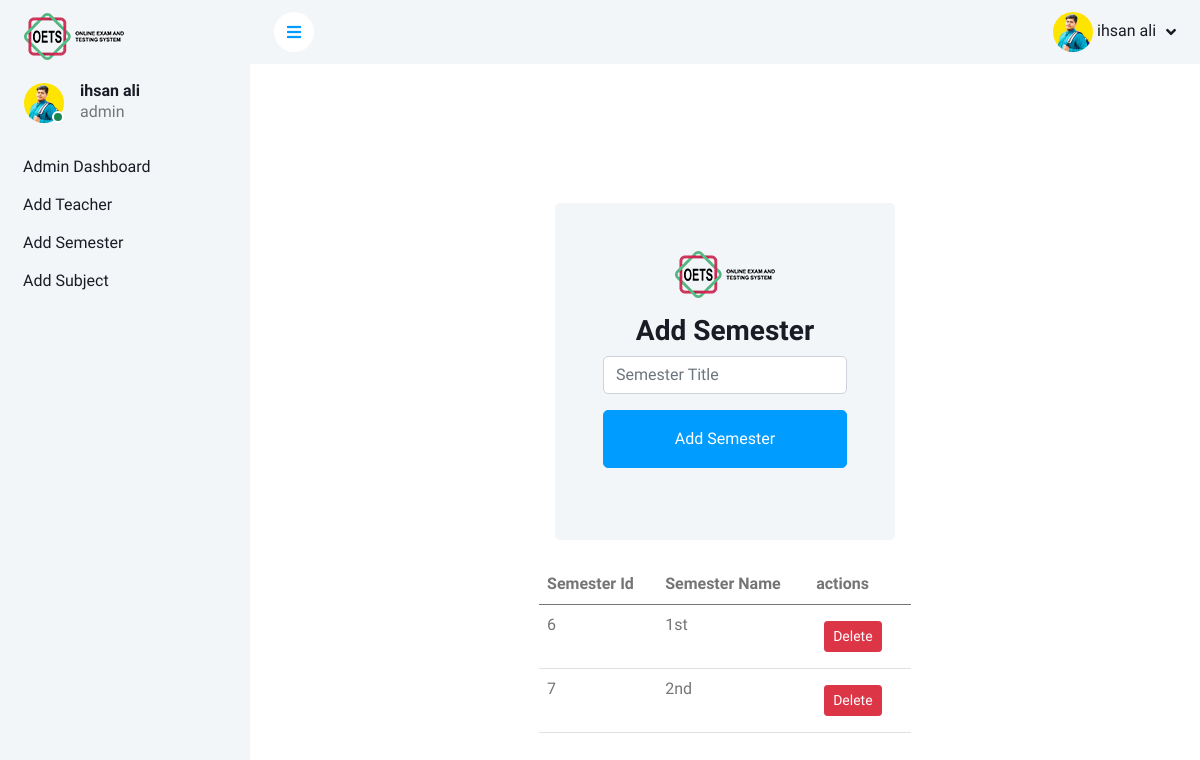
The page /Admin/add-semester.php (signed in) on the database its author committed.
### tables this page shows
CREATE TABLE `users` (
  `user_id` int(11) NOT NULL,
  `name` varchar(255) DEFAULT NULL,
  `email` varchar(255) NOT NULL,
  `username` varchar(50) NOT NULL,
  `password` varchar(255) NOT NULL,
  `is_cheated` enum('yes','no') NOT NULL DEFAULT 'no',
  `is_completed` enum('completed','not_completed') DEFAULT 'not_completed',
  `role_id` int(11) DEFAULT 1,
  `user_photo` blob DEFAULT NULL,
  `exam_id` int(11) NOT NULL,
  `status` enum('active','inactive') NOT NULL DEFAULT 'inactive'
);

CREATE TABLE `roles` (
  `role_id` int(11) NOT NULL,
  `role_name` varchar(50) NOT NULL
);

CREATE TABLE `semesters` (
  `semester_id` int(11) NOT NULL,
  `semester_name` varchar(50) NOT NULL
);

### Admin/add-semester.php (the view, shortened to what this page needs)
<?php
include "../db/dbConnection.php";
if($_SESSION['role_id']==1){
    header("location:../Student/student.php");
}elseif($_SESSION['role_id']==3){
    header("location:../Teacher/teacher.php");
}elseif($_SESSION['role_id']==4){
?>
    <!DOCTYPE html>
    <html lang="en">
    <head>
        <link href="https://cdnjs.cloudflare.com/ajax/libs/font-awesome/5.10.0/css/all.min.css" rel="stylesheet">
        <link href="https://cdn.jsdelivr.net/npm/bootstrap-icons@1.4.1/font/bootstrap-icons.css" rel="stylesheet">
        <link href="../lib/owlcarousel/assets/owl.carousel.min.css" rel="stylesheet">
        <link href="../lib/tempusdominus/css/tempusdominus-bootstrap-4.min.css" rel="stylesheet" />
        <link href="../css/bootstrap.min.css" rel="stylesheet">
        <link href="../css/style.css" rel="stylesheet">
    </head>
    <body>
        <div class="container-xxl position-relative bg-white d-flex p-0">
            <?php
            include "../includes/sidebar.php";
            ?>
            <div class="content">
                <?php
                include "../includes/navbar.php";
                ?>
                <div class="container-fluid">
                    <div class="row h-100 align-items-center justify-content-center" style="min-height: 100vh;">
                        <div class="col-12 col-sm-10 col-md-8 col-lg-6 col-xl-5">
                            <div class="bg-light rounded p-4 p-sm-5 my-4 mx-3">
                                <div class="d-flex align-items-center justify-content-center mb-3">
                                    <a href="index.html" class="">
                                        <img src="../img/logo.png" class="w-100" alt="logo">
                                    </a>
                                </div>
                                <h3 class="text-center">Add Semester</h3>
                                <form method="post" action="<?php echo htmlspecialchars($_SERVER["PHP_SELF"]); ?>">
                                    <div class="row mb-3">
                                        <div class="col-sm-12">
                                            <input type="text" name="semester" class="form-control" required id="inputEmail3" placeholder="Semester Title">
                                        </div>
                                    </div>
                                    <button type="submit" name="submit" class="btn btn-primary py-3 w-100 mb-4">Add Semester</button>
                            </div>
                            <table class="table">
                                <thead>
                                    <tr>
                                        <th scope="col">Semester Id</th>
                                        <th scope="col">Semester Name</th>
                                        <th scope="col">actions</th>
                                    </tr>
                                </thead>
                                <tbody>
                                    <?php
                                    $sql = "SELECT * FROM semesters";
                                    $check = mysqli_query($conn, $sql);
                                    while ($row = mysqli_fetch_array($check)) {
                                    ?>
                                        <tr>
                                            <td><?php echo $row['semester_id']?></td>
                                            <td><?php echo $row['semester_name']?></td>
                                            <td>
                                                 <button class="btn btn-danger btn-sm m-2" onclick="confirmDelete(<?php echo $row['semester_id']; ?>)">Delete</button>
                                            </td>
                                        </tr>
                                    <?php
                                    }
                                    ?>
                                </tbody>
                            </table>
                        </div>
                    </div>
                </div>
            </div>
        </div>
    </body>
    </html>
    <?php
}else{
    header("location:../index.php");
}
?>

### includes/sidebar.php (shortened to what this page needs)
<?php
if (isset($_SESSION['user_id']) && isset($_SESSION['role_id'])) {
    $user_id = $_SESSION['user_id'];
    $sql = "SELECT name, user_photo, role_name FROM users JOIN roles ON users.role_id = roles.role_id WHERE user_id = '$user_id'";
    $result = $conn->query($sql);
    if ($result->num_rows == 1) {
        $row = $result->fetch_assoc();
        $user_name = $row['name'];
        $user_photo = $row['user_photo'];
        $user_role = $row['role_name'];
    }
} else {
    header("Location: index.php");
    exit();
}
?>
<div class="sidebar pe-4 pb-3">
    <nav class="navbar bg-light navbar-light">
        <a href="admin_dashboard.php" class="navbar-brand mx-4 mb-3">
            <img src="../img/logo.png" class="w-100" alt="logo">
        </a>
        <div class="d-flex align-items-center ms-4 mb-4">
            <div class="position-relative">
                <?php if (!empty($user_photo)) { ?>
                    <img class="rounded-circle" src=".<?php echo $user_photo; ?>" alt="User Photo" style="width: 40px; height: 40px;">
                <?php }  ?>
                <div class="bg-success rounded-circle border border-2 border-white position-absolute end-0 bottom-0 p-1"></div>
            </div>
            <div class="ms-3">
                <h6 class="mb-0"><?php echo $user_name; ?></h6>
                <span><?php echo $user_role; ?></span>
            </div>
        </div>
        <div class="navbar-nav w-100">
            <?php
            if ($_SESSION['role_id'] == 4) {
            ?>
                <a href="../Admin/admin.php" class="nav-item nav-link">Admin Dashboard</a>
                <a href="../Admin/add_teacher.php" class="nav-item nav-link">Add Teacher</a>
                <a href="../Admin/add-semester.php" class="nav-item nav-link">Add Semester</a>
                <a href="../Admin/add_subjects.php" class="nav-item nav-link">Add Subject</a>
            <?php
            } else if ($_SESSION['role_id'] == 3) {
            ?>
                <a href="../Teacher/add_exam.php" class="nav-item nav-link">Add Exam</a>
                <a href="../Teacher/add_question.php" class="nav-item nav-link">Add Question</a>
                <a href="../Teacher/add_answer.php" class="nav-item nav-link">Add Answers</a>
                <a href="../Teacher/start_exam.php" class="nav-item nav-link">Start Exam</a>
            <?php
            } else if ($_SESSION['role_id'] == 1) {
            ?>
                <?php
                $getExamCheck = "SELECT exams.*,
                TIMESTAMPDIFF(DAY, CURDATE(), exams.start_datetime) AS days_until_start
            FROM exams
            INNER JOIN (
                SELECT exam_id
                FROM true_false_question
                WHERE is_completed = 'not_completed'
                UNION
                SELECT exam_id
                FROM multiple_choice_questions
                WHERE is_completed = 'not_completed'
                UNION
                SELECT exam_id
                FROM questions
                WHERE is_completed = 'not_completed'
                UNION
                SELECT exam_id
                FROM fill_in_the_blanks
                WHERE is_completed = 'not_completed'
            ) AS incomplete_exams
            ON exams.exam_id = incomplete_exams.exam_id
            WHERE exams.exam_status = 'active'
                AND DATE(exams.start_datetime) = CURDATE();
";
                $isCheated  = "SELECT * FROM users WHERE users.is_cheated = 'no' AND users.is_completed = 'not_completed' AND users.role_id = 1";
                $setuser = mysqli_query($conn, $isCheated);
                $set = mysqli_query($conn, $getExamCheck);
                $row = mysqli_fetch_array($set);
                if (mysqli_num_rows($set) && mysqli_num_rows($setuser) > 0) {
                ?>
                    <a href="../Student/give_exam.php" class="nav-item nav-link">Give Exam</a>
                <?php
                } else {
                ?>
                    <a href="" class="nav-item nav-link disabled">Exam Will Be Soon</a>
                <?php
                }
                ?>
                <?php
                $getUser_id = $_SESSION['user_id'];
                $sql ="
                SELECT users.*
                FROM users
                WHERE users.user_id = 4
                AND (
                    (SELECT COUNT(*) FROM true_false_question WHERE true_false_question.is_completed = 'completed' AND user_id = 4) > 0
                    AND
                    (SELECT COUNT(*) FROM multiple_choice_questions WHERE multiple_choice_questions.is_completed = 'completed' AND user_id = 4) > 0
                    AND
                    (SELECT COUNT(*) FROM fill_in_the_blanks WHERE fill_in_the_blanks.is_completed = 'completed' AND user_id = 4) > 0
                    AND
                    (SELECT COUNT(*) FROM questions WHERE questions.is_completed = 'completed' AND user_id = 4 AND questions.is_right = 'right') > 0
                );
                ";
                $settt = mysqli_query($conn, $sql);
                if (mysqli_num_rows($settt) > 0) {
                ?>
                    <a href="../Student/result.php" class="nav-item nav-link">Get Result</a>
                <?php
                } else {
                ?>
                    <a href="" class="nav-item nav-link disabled">Complete Exams To Get Result</a>
            <?php
                }
            }
            ?>
        </div>
    </nav>
</div>

### includes/navbar.php (shortened to what this page needs)
<?php
if(isset($_SESSION['user_id']) && isset($_SESSION['role_id'])) {
    include_once "head.php";
    $user_id = $_SESSION['user_id'];
    $sql = "SELECT name, user_photo, role_name FROM users JOIN roles ON users.role_id = roles.role_id WHERE user_id = '$user_id'";
    $result = $conn->query($sql);
    if ($result->num_rows == 1) {
        $row = $result->fetch_assoc();
        $user_name = $row['name'];
        $user_photo = $row['user_photo'];
    }
} else {
    header("Location: index.php");
    exit();
}
?>
<nav class="navbar navbar-expand bg-light navbar-light sticky-top px-4 py-0">
                <a href="#" class="sidebar-toggler flex-shrink-0">
                    <i class="fa fa-bars"></i>
                </a>
                <div class="navbar-nav align-items-center ms-auto">
                    <div class="nav-item dropdown">
                        <a href="#" class="nav-link dropdown-toggle" data-bs-toggle="dropdown">
                        <?php if (!empty($user_photo)) { ?>
                    <img class="rounded-circle" src=".<?php echo $user_photo; ?>" alt="User Photo" style="width: 40px; height: 40px;">
                <?php } ?>
                            <span class="d-none d-lg-inline-flex"><?php echo $user_name; ?></span>
                        </a>
                    </div>
                </div>
            </nav>

### css/style.css (style rules this page uses)
:root { --primary: #009CFF; --light: #F3F6F9; --dark: #191C24; }
.btn { transition: .5s; }
.btn.btn-primary { color: #FFFFFF; }
.sidebar { position: fixed; top: 0; left: 0; bottom: 0; width: 250px; height: 100vh; overflow-y: auto; background: var(--light); transition: 0.5s; z-index: 999; }
.content { margin-left: 250px; min-height: 100vh; background: #FFFFFF; transition: 0.5s; }
@media (min-width: 992px) { .sidebar { margin-left: 0; } }
@media (min-width: 992px) { .content { width: calc(100% - 250px); } }
.sidebar .navbar .navbar-nav .nav-link { padding: 7px 20px; color: var(--dark); font-weight: 500; border-left: 3px solid var(--light); border-radius: 0 30px 30px 0; outline: none; }
.content .navbar .navbar-nav .nav-link { margin-left: 25px; padding: 12px 0; color: var(--dark); outline: none; }
.content .navbar .sidebar-toggler, .content .navbar .navbar-nav .nav-link i { width: 40px; height: 40px; display: inline-flex; align-items: center; justify-content: center; background: #FFFFFF; border-radius: 40px; }
.content .navbar .dropdown-toggle::after { margin-left: 6px; vertical-align: middle; border: none; content: "\f107"; font-family: "Font Awesome 5 Free"; font-weight: 900; transition: .5s; }

### rows shown on the page
users: user_photo (picture), name "ihsan ali", role.role_name "admin"
semesters: semester_id "6", semester_name "1st"
semesters: semester_id "7", semester_name "2nd"
